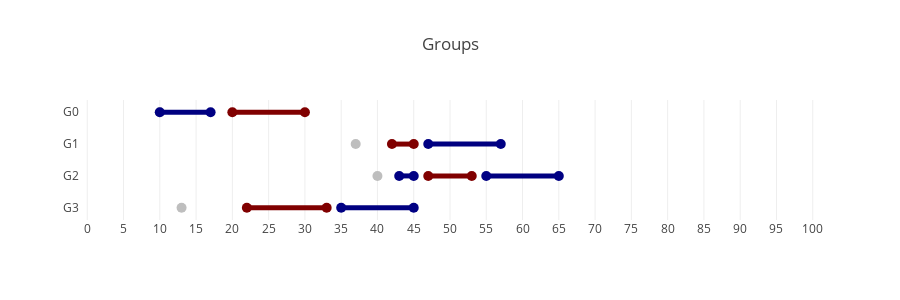

Here is the notebook cell this chart was saved with:
### Code cell
from matplotlib import cm, colors
jet = cm.get_cmap('jet')
norm = colors.Normalize(vmin=0, vmax=len(routes)-1)

traces = []

traces.append(Scatter(
    x = alpha,
    y = range(len(groups)),
    mode = 'markers',
    marker = dict(
        size = 10,
        color = [0] * len(groups),
        colorscale = 'RdBu',
        cmin = -1,
        cmax = 1
    ),
    hoverinfo = "text",
#     text = ['<b>Arrival</b>: {}'.format(alpha[g]) for g in range(len(groups))]
))

for g, (rs, ss, o) in enumerate(groups):
    sp = o
    
    for r, rp, s in zip(rs[:-1], rs[1:], ss):
        stop_r = stops[r].index(s)
        stop_rs = stops[rp].index(s)
        
        for k, kp in [(k, kp)for k in range(buses[r]) for kp in range(buses[rp])]:
            if abs(v[p[r][rp][s][k][kp][g]] - 1) <= 0.0001:
                traces.append(Scatter(
                    x = [round(v[d[r][stops[r].index(sp)][k]]), 
                         round(v[a[r][stop_r][k]])],
                    y = [g, g],
                    mode = 'lines+markers',
                    marker = dict(
                        size = 10,
                        color = [r, r],
                        colorscale = 'Jet',
                        cmin = 0,
                        cmax = len(routes)-1,
                    ), line = dict(
                        width = 5,
                        color = 'rgb' + str(colors.colorConverter.to_rgb(jet(norm(r)))),
                    ), hoverinfo = "text",
                    text = ['<b>Bus</b>: R{}-{}<br><b>Departs</b>: {}'.format(r,k,round(v[d[r][stops[r].index(sp)][k]])),
                            '<b>Bus</b>: R{}-{}<br><b>Arrives</b>: {}<br><b>Transfer time</b>: {}'.format(r,k,round(v[a[r][stop_r][k]]),omega[r][s][rp])]
                ))
                
                break
                
        
                
        sp = s
        
    traces.append(Scatter(
        x = [round(v[d[rp][stops[rp].index(sp)][kp]]), 
             min([round(v[d[rp][stops[rp].index(sp)][kp]])+10, plan_horizon])],
        y = [g, g],
        mode = 'lines+markers',
        marker = dict(
            size = 10,
            color = [rp, rp],
            colorscale = 'Jet',
            cmin = 0,
            cmax = len(routes)-1,
        ), line = dict(
            width = 5,
            color = 'rgb' + str(colors.colorConverter.to_rgb(jet(norm(rp)))),
        ), hoverinfo = "text",
        text = ['<b>Bus</b>: R{}-{}<br><b>Departs</b>: {}'.format(rp,kp,round(v[d[rp][stops[rp].index(sp)][kp]])), '']

))

lo = alter_layout({
    'title'  : "Groups",
    'hovermode': "closest",
    'height' : 100+50*len(transfers),
    'yaxis'  : {'zeroline': False, 'showgrid': False, 'tickvals': range(len(groups)), 'ticktext': ['G{}'.format(g) for g in range(len(groups))], 'showticklabels': True, 'autorange': 'reversed'},
    'xaxis'  : {'autorange': False, 'range': [-1, plan_horizon+1], 'showgrid': True, 'autotick': False, 'dtick': 5, 'showticklabels': True},
})

fig = Figure(data=traces, layout=lo)
iplot(fig, filename='ISTTT23_groups')

### Figure 1 — Plotly figure (JSON) as saved in the notebook; plotly's stock layout.template omitted (floating-point values rounded to 4 significant figures)
{"data": [{"hoverinfo": "text", "marker": {"cmax": 1, "cmin": -1, "color": [0, 0, 0, 0], "colorscale": "RdBu", "size": 10}, "mode": "markers", "type": "scatter", "x": [10, 37, 40, 13], "y": [0, 1, 2, 3]}, {"hoverinfo": "text", "line": {"color": "rgb(0.0, 0.0, 0.5)", "width": 5}, "marker": {"cmax": 1, "cmin": 0, "color": [0, 0], "colorscale": "Jet", "size": 10}, "mode": "lines+markers", "text": ["<b>Bus</b>: R0-1<br><b>Departs</b>: 10.0", "<b>Bus</b>: R0-1<br><b>Arrives</b>: 17.0<br><b>Transfer time</b>: 3"], "type": "scatter", "x": [10, 17], "y": [0, 0]}, {"hoverinfo": "text", "line": {"color": "rgb(0.5, 0.0, 0.0)", "width": 5}, "marker": {"cmax": 1, "cmin": 0, "color": [1, 1], "colorscale": "Jet", "size": 10}, "mode": "lines+markers", "text": ["<b>Bus</b>: R1-1<br><b>Departs</b>: 20.0", ""], "type": "scatter", "x": [20, 30], "y": [0, 0]}, {"hoverinfo": "text", "line": {"color": "rgb(0.5, 0.0, 0.0)", "width": 5}, "marker": {"cmax": 1, "cmin": 0, "color": [1, 1], "colorscale": "Jet", "size": 10}, "mode": "lines+markers", "text": ["<b>Bus</b>: R1-4<br><b>Departs</b>: 42.0", "<b>Bus</b>: R1-4<br><b>Arrives</b>: 45.0<br><b>Transfer time</b>: 2"], "type": "scatter", "x": [42, 45], "y": [1, 1]}, {"hoverinfo": "text", "line": {"color": "rgb(0.0, 0.0, 0.5)", "width": 5}, "marker": {"cmax": 1, "cmin": 0, "color": [0, 0], "colorscale": "Jet", "size": 10}, "mode": "lines+markers", "text": ["<b>Bus</b>: R0-4<br><b>Departs</b>: 47.0", ""], "type": "scatter", "x": [47, 57], "y": [1, 1]}, {"hoverinfo": "text", "line": {"color": "rgb(0.0, 0.0, 0.5)", "width": 5}, "marker": {"cmax": 1, "cmin": 0, "color": [0, 0], "colorscale": "Jet", "size": 10}, "mode": "lines+markers", "text": ["<b>Bus</b>: R0-4<br><b>Departs</b>: 43.0", "<b>Bus</b>: R0-4<br><b>Arrives</b>: 45.0<br><b>Transfer time</b>: 2"], "type": "scatter", "x": [43, 45], "y": [2, 2]}, {"hoverinfo": "text", "line": {"color": "rgb(0.5, 0.0, 0.0)", "width": 5}, "marker": {"cmax": 1, "cmin": 0, "color": [1, 1], "colorscale": "Jet", "size": 10}, "mode": "lines+markers", "text": ["<b>Bus</b>: R1-4<br><b>Departs</b>: 47.0", "<b>Bus</b>: R1-4<br><b>Arrives</b>: 53.0<br><b>Transfer time</b>: 2"], "type": "scatter", "x": [47, 53], "y": [2, 2]}, {"hoverinfo": "text", "line": {"color": "rgb(0.0, 0.0, 0.5)", "width": 5}, "marker": {"cmax": 1, "cmin": 0, "color": [0, 0], "colorscale": "Jet", "size": 10}, "mode": "lines+markers", "text": ["<b>Bus</b>: R0-5<br><b>Departs</b>: 55.0", ""], "type": "scatter", "x": [55, 65], "y": [2, 2]}, {"hoverinfo": "text", "line": {"color": "rgb(0.5, 0.0, 0.0)", "width": 5}, "marker": {"cmax": 1, "cmin": 0, "color": [1, 1], "colorscale": "Jet", "size": 10}, "mode": "lines+markers", "text": ["<b>Bus</b>: R1-2<br><b>Departs</b>: 22.0", "<b>Bus</b>: R1-2<br><b>Arrives</b>: 33.0<br><b>Transfer time</b>: 2"], "type": "scatter", "x": [22, 33], "y": [3, 3]}, {"hoverinfo": "text", "line": {"color": "rgb(0.0, 0.0, 0.5)", "width": 5}, "marker": {"cmax": 1, "cmin": 0, "color": [0, 0], "colorscale": "Jet", "size": 10}, "mode": "lines+markers", "text": ["<b>Bus</b>: R0-3<br><b>Departs</b>: 35.0", ""], "type": "scatter", "x": [35, 45], "y": [3, 3]}], "layout": {"height": 300, "hovermode": "closest", "showlegend": false, "title": "Groups", "xaxis": {"autorange": false, "autotick": false, "dtick": 5, "range": [-1, 101], "showgrid": true, "showline": false, "showticklabels": true, "ticks": "", "zeroline": false}, "yaxis": {"autorange": "reversed", "showgrid": false, "showline": false, "showticklabels": true, "ticks": "", "ticktext": ["G0", "G1", "G2", "G3"], "tickvals": [0, 1, 2, 3], "zeroline": false, "zerolinecolor": "rgb(.95,.95,.95)", "zerolinewidth": 1}}}
